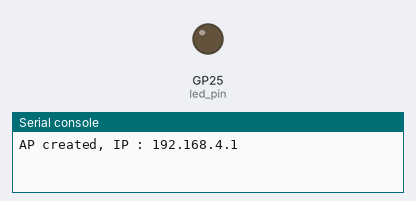
The program below on a simulated Raspberry Pi Pico running MicroPython. On the bench: output pins drawn as LEDs (lit = HIGH), the last lines printed to the serial console. The board's own WiFi access point starts at once; one TCP client connects 1 s after the port opens and stays connected.

Above: at 0.1 s.
At 1.1 s:
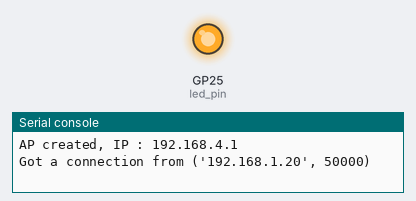
Timing chart, 0 to 2.6 s (numbered marks = the images above):
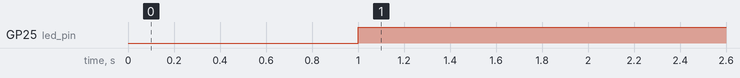

Measured:
- by itself, GP25 (led_pin): LOW → HIGH at 1.0 s

The program:

pico_iperf_server.py
```python
import network
from machine import Pin
#import usocket as socket
import socket
import time
import gc
import micropython

micropython.mem_info()

gc.enable()

led_pin = Pin("LED", Pin.OUT)

AP_SSID = "PICO_SERVER"
AP_PASS = "pico_pass"
PORT    = 12345
REPS    = 1
PACKET_SIZE = 102400

ap = network.WLAN(network.AP_IF)
ap.config(ssid=AP_SSID, password=AP_PASS)
ap.active(True)

while ap.active() == False:
    pass

ip_addr = ap.ifconfig()[0]
print("AP created, IP : {}".format(ip_addr))

server = socket.socket(socket.AF_INET, socket.SOCK_STREAM)   #creating socket object
server.bind((ip_addr, PORT))
server.listen(1)

conn, addr = server.accept()
print('Got a connection from %s' % str(addr))
led_pin.on()

start_ = time.ticks_us()
for i in range(REPS):
    request = conn.recv(PACKET_SIZE)
    print('', end='.')
    conn.send(b'H'*PACKET_SIZE)
print("Complete")

end_ = time.ticks_us()
time_taken = end_ - start_

if time_taken != 0:
    data_rate = (PACKET_SIZE*REPS*8*2.0)/time_taken
else:
    data_rate = 0

print("Data rate : {} Mbps".format(data_rate))

conn.close()
server.close()
del server, conn, request

gc.collect()
micropython.mem_info()
```
